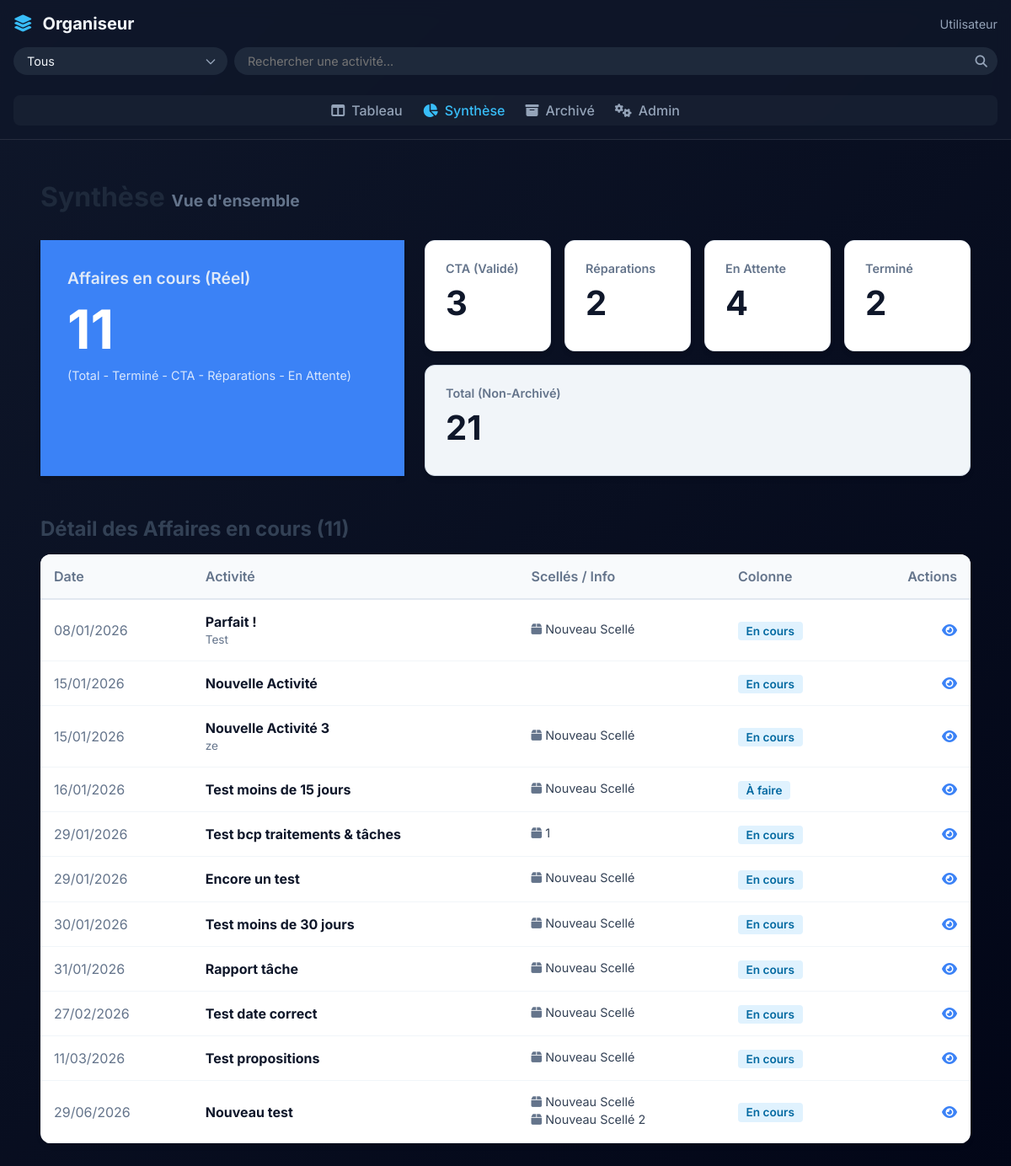
Before: /synthese/ with the older database file.
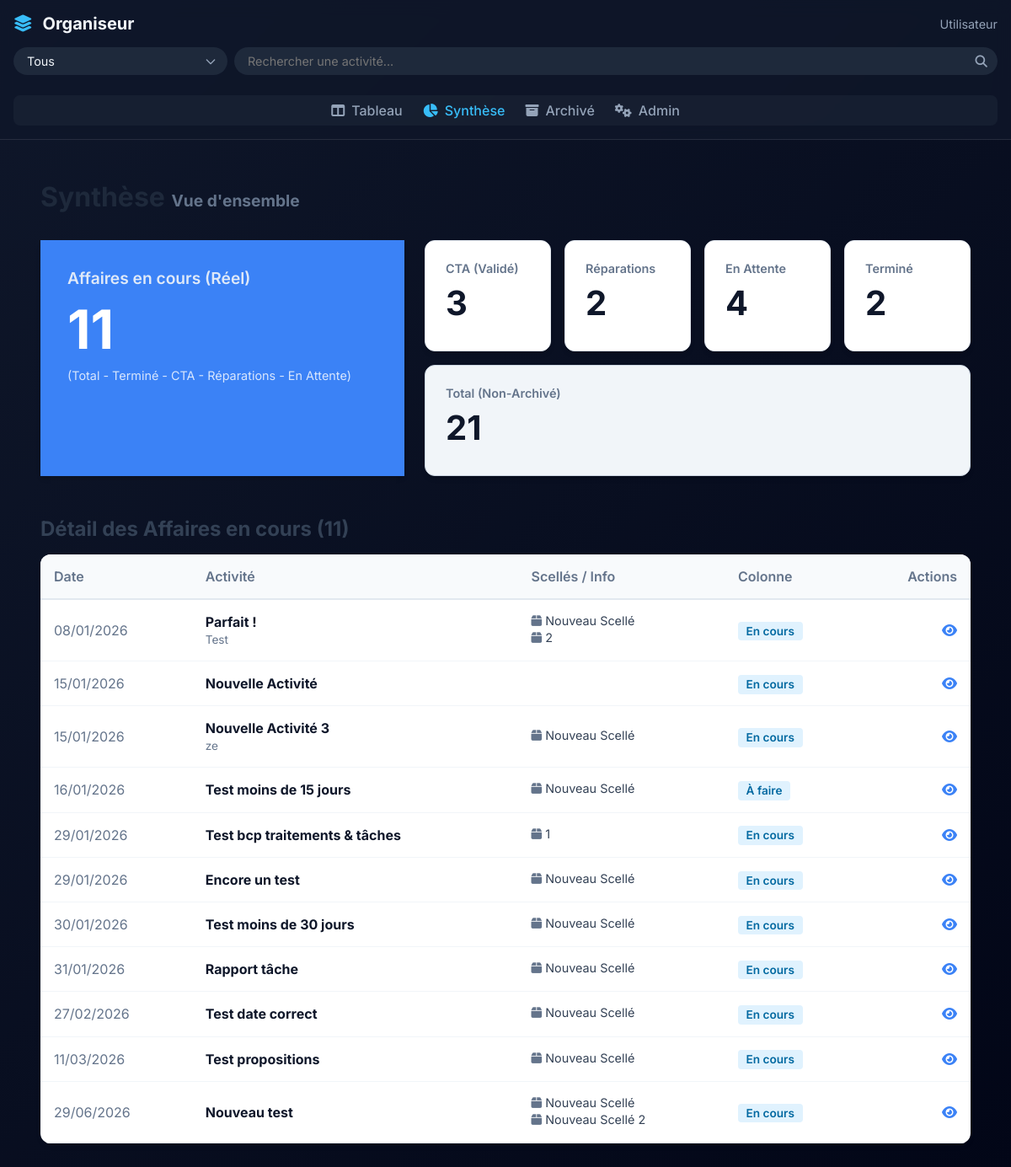
After: the same page with the newer database file.
### web/kanban/models.py (models this page shows, shortened)
class Activity(models.Model):
    name = models.CharField(max_length=255, blank=True, null=True)
    date = models.DateField()
    description = models.TextField(blank=True, null=True)
    column = models.ForeignKey(KanbanColumn, on_delete=models.SET_NULL, blank=True, null=True, related_name='activities')
    tags = models.ManyToManyField(Tag, db_table='activity_tags', blank=True)
    class Meta:
        managed = False
        db_table = 'activities'
        verbose_name = "Activité"
        verbose_name_plural = "Activités"
        ordering = ['date']

class Scelle(models.Model):
    name = models.CharField(max_length=255, blank=True, null=True)
    info = models.TextField(blank=True, null=True)
    activity = models.ForeignKey(Activity, on_delete=models.CASCADE, blank=True, null=True, related_name='scelles')
    cta_validated = models.BooleanField(default=False)
    reparations_validated = models.BooleanField(default=False)
    reparations_details = models.TextField(blank=True, null=True)
    important_info = models.TextField(blank=True, null=True)
    tags = models.ManyToManyField(Tag, db_table='scelle_tags', blank=True)
    class Meta:
        managed = False
        db_table = 'scelles'
        verbose_name = "Scellé"
        verbose_name_plural = "Scellés"

class KanbanColumn(models.Model):
    name = models.CharField(max_length=255, unique=True, blank=True, null=True)
    order_index = models.IntegerField(default=0)
    class Meta:
        managed = False
        db_table = 'kanban_columns'
        verbose_name = "Colonne"
        verbose_name_plural = "Colonnes"
        ordering = ['order_index']

### web/kanban/views.py (the view)
# urls.py: path('synthese/', views.synthese, name='synthese'),
def synthese(request):
    base_qs = Activity.objects.exclude(column__name='Archivé')
    total_count = base_qs.count()
    termine_qs = base_qs.filter(column__name='Terminé')
    termine_count = termine_qs.count()
    non_termine_qs = base_qs.exclude(column__name='Terminé')
    cta_qs = non_termine_qs.filter(scelles__cta_validated=True).distinct()
    cta_count = cta_qs.count()
    rep_qs = non_termine_qs.filter(scelles__reparations_validated=True).distinct()
    reparation_count = rep_qs.count()
    attente_qs = non_termine_qs.filter(column__name='En attente')
    attente_count = attente_qs.count()
    remaining_qs = non_termine_qs.exclude(
        Q(scelles__cta_validated=True) |
        Q(scelles__reparations_validated=True) |
        Q(column__name='En attente')
    ).distinct()
    remaining_count = remaining_qs.count()
    context = {
        'page_title': "Synthèse des Activités",
        'total_count': total_count,
        'termine_count': termine_count,
        'cta_count': cta_count,
        'reparation_count': reparation_count,
        'attente_count': attente_count,
        'remaining_count': remaining_count,
        'remaining_activities': remaining_qs.prefetch_related('tags', 'scelles').order_by('date')
    }
    return render(request, 'kanban/synthese.html', context)

### web/kanban/templates/kanban/synthese.html (shortened to what the changed rows need)
{% extends 'kanban/base.html' %}
{% block content %}
<div class="board-container" style="display: block; overflow-y: auto; padding: 2rem;">
    <h1 style="margin-bottom: 2rem; color: #1e293b;">
        Synthèse <small style="font-size: 0.6em; color: #64748b;">Vue d'ensemble</small>
    </h1>
    <h2 style="font-size: 1.5rem; margin-bottom: 1rem; color: #334155;">
        Détail des Affaires en cours ({{ remaining_count }})
    </h2>
    <div style="background: white; border-radius: 12px; box-shadow: 0 4px 6px -1px rgb(0 0 0 / 0.1); overflow: hidden;">
        <table style="width: 100%; border-collapse: collapse;">
            <thead style="background: #f8fafc; border-bottom: 2px solid #e2e8f0;">
                <tr>
                    <th style="text-align: left; padding: 1rem; color: #64748b; font-weight: 600;">Date</th>
                    <th style="text-align: left; padding: 1rem; color: #64748b; font-weight: 600;">Activité</th>
                    <th style="text-align: left; padding: 1rem; color: #64748b; font-weight: 600;">Scellés / Info</th>
                    <th style="text-align: left; padding: 1rem; color: #64748b; font-weight: 600;">Colonne</th>
                    <th style="text-align: right; padding: 1rem; color: #64748b; font-weight: 600;">Actions</th>
                </tr>
            </thead>
            <tbody>
                {% for activity in remaining_activities %}
                <tr style="border-bottom: 1px solid #f1f5f9;">
                    <td style="padding: 1rem; color: #64748b;">{{ activity.date|date:"d/m/Y" }}</td>
                    <td style="padding: 1rem;">
                        <a href="{% url 'kanban:board' %}?highlight={{ activity.id }}"
                            style="text-decoration: none; color: inherit;">
                            <strong style="color: #0f172a; display: block;">
                                {{ activity.name|default:"Sans nom" }}
                            </strong>
                            <span style="font-size: 0.85em; color: #64748b;">
                                {{ activity.description|truncatechars:100 }}
                            </span>
                        </a>
                    </td>
                    <td style="padding: 1rem;">
                        {% for scelle in activity.scelles.all %}
                        <div style="font-size: 0.9em; margin-bottom: 0.2rem; color: #334155;">
                            <i class="fa-solid fa-box" style="color: #64748b;"></i> {{ scelle.name }}
                        </div>
                        {% endfor %}
                    </td>
                    <td style="padding: 1rem;">
                        <span
                            style="background: #e0f2fe; color: #0369a1; padding: 0.2rem 0.6rem; border-radius: 4px; font-size: 0.85em; font-weight: 600;">
                            {{ activity.column.name }}
                        </span>
                    </td>
                    <td style="padding: 1rem; text-align: right;">
                        <a href="{% url 'kanban:activity_detail' activity.id %}" class="btn-icon" title="Détails"
                            style="color: #3b82f6;">
                            <i class="fa-solid fa-eye"></i>
                        </a>
                    </td>
                </tr>
                {% endfor %}
            </tbody>
        </table>
    </div>
</div>
{% endblock %}

Changed rows visible on the page:
added Scelle: name "2", shown under Activity "Parfait !"
